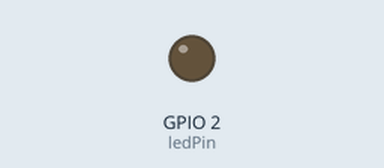
This sketch was run on a simulated ESP32. On the bench: output pins drawn as LEDs (lit = HIGH).

Above: at 1.4 s.
At 11.1 s:
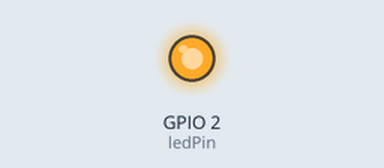
Timing chart, 0 to 11.7 s (numbered marks = the images above):
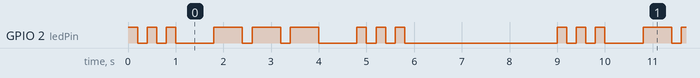

The sketch:

lab03.ino
```cpp
// SOS 信号灯 - 阻塞式版本（使用 delay）
// 三短、三长、三短，停顿后重复

const int ledPin = 2;   // ESP32 板载 LED 通常为 2，Arduino 可改为 13

void setup() {
  pinMode(ledPin, OUTPUT);
}

void loop() {
  // === 第一组：S（短闪3次）===
  for (int i = 0; i < 3; i++) {
    digitalWrite(ledPin, HIGH);   // 点亮
    delay(200);                    // 亮 200ms
    digitalWrite(ledPin, LOW);     // 熄灭
    delay(200);                    // 灭 200ms（点内间隔）
  }

  // 字母间隔（S 和 O 之间）
  delay(600);

  // === 第二组：O（长闪3次）===
  for (int i = 0; i < 3; i++) {
    digitalWrite(ledPin, HIGH);   // 点亮
    delay(600);                    // 亮 600ms
    digitalWrite(ledPin, LOW);     // 熄灭
    delay(200);                    // 灭 200ms（划内间隔）
  }

  // 字母间隔（O 和 S 之间）
  delay(600);

  // === 第三组：S（短闪3次）===
  for (int i = 0; i < 3; i++) {
    digitalWrite(ledPin, HIGH);   // 点亮
    delay(200);                    // 亮 200ms
    digitalWrite(ledPin, LOW);     // 熄灭
    delay(200);                    // 灭 200ms（点内间隔）
  }

  // 完整 SOS 播放完毕，长停顿
  delay(3000);
}
```

Measured:
- by itself, GPIO 2 (ledPin): repeats every 9.0 s: 2 × (LOW 0.20 s, HIGH 0.20 s), LOW 0.80 s, 2 × (HIGH 0.60 s, LOW 0.20 s), HIGH 0.60 s, LOW 0.80 s, 2 × (HIGH 0.20 s, LOW 0.20 s), HIGH 0.20 s, LOW 3.2 s, HIGH 0.20 s
- by itself, everything shown: repeats every 9.0 s, in 18 steps
